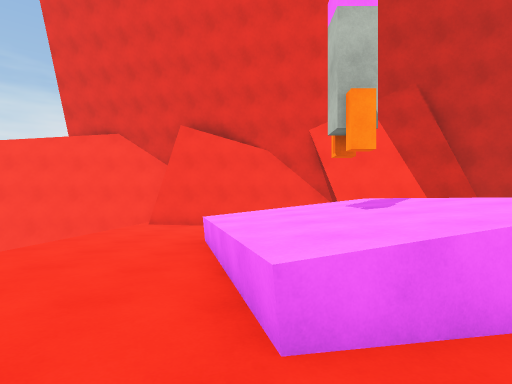
[1] (above)

12 first-person views from a walk through a Unity game level. The camera is 1.5 m above the floor, looks level and sees 80° across. The floor is counted in squares, 2 m on a side. Each view is taken from the middle of a square. On the plan, view 1 faces up. The plan holds only what a view shows up to about 10 squares ahead; the rest is blank. The place goes on beyond the plan. The player character is not drawn.

[2]
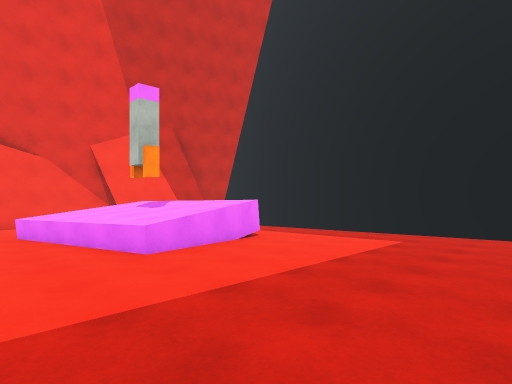

[3]
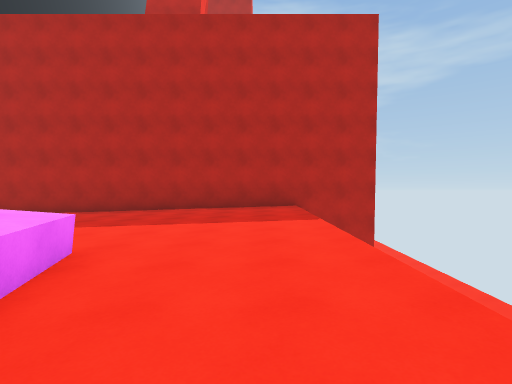

[4]
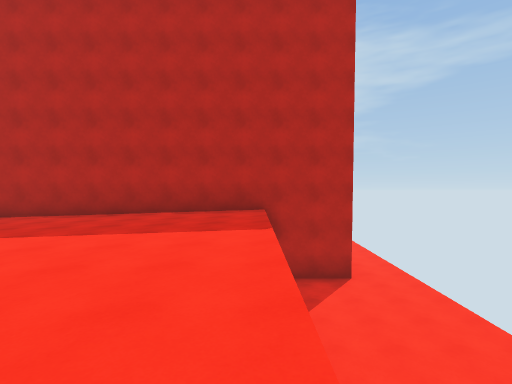

[5]
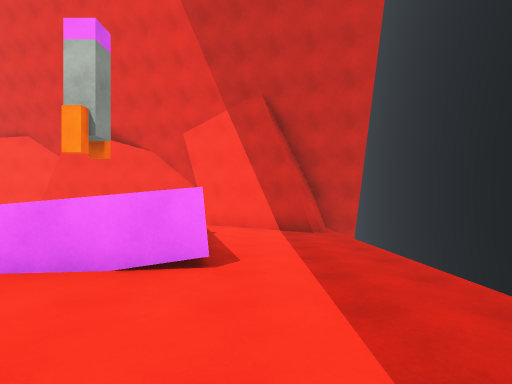

[6]
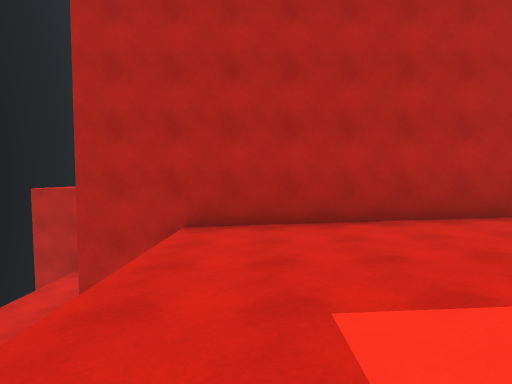

[7]
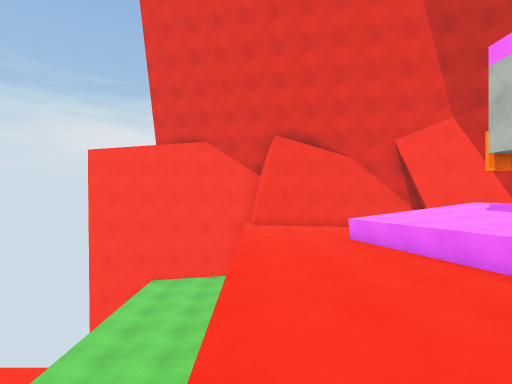

[8]
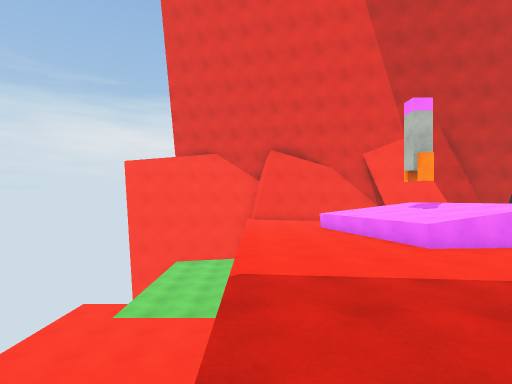

[9]
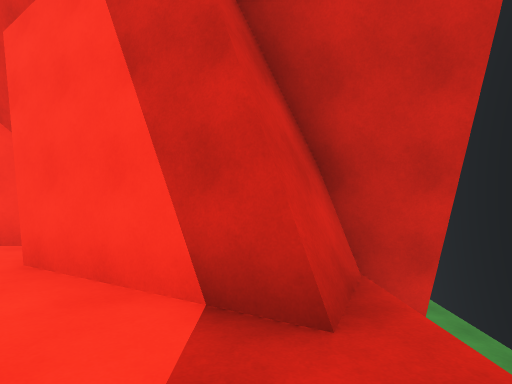

[10]
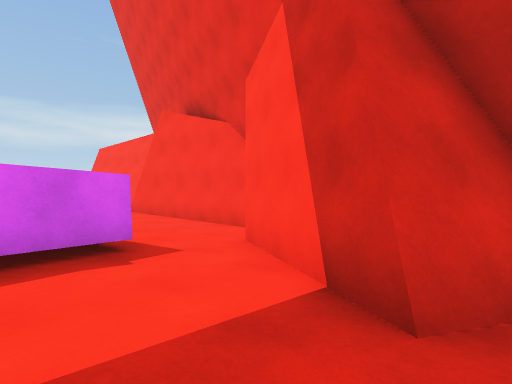

[11]
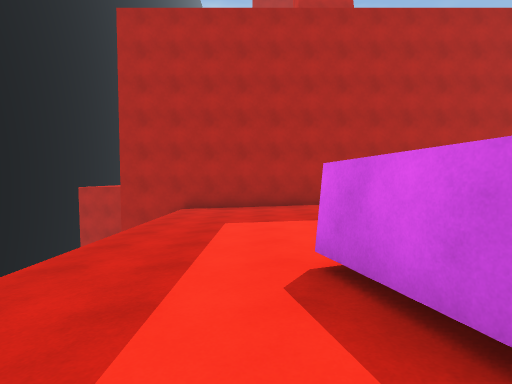

[12]
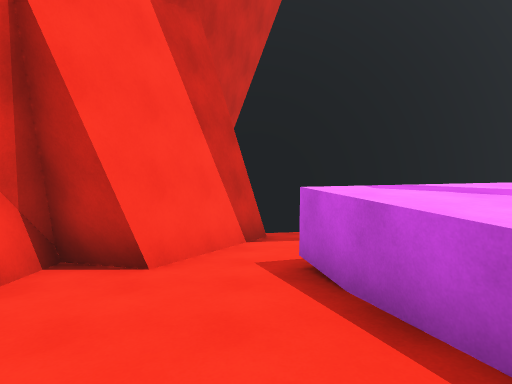

### Floor plan
Key: @ floor where view 1 was taken; # wall or solid block; . main floor; : floor 0.25 m higher than the main floor; - floor 0.25 m lower than the main floor; + floor 0.5 m higher than the main floor; _ floor 0.5 m lower than the main floor; < floor 0.75 m lower than the main floor; / step, stairs or slope; ^ raised ledge; v drop or lower ground.
Columns run from 6 left of view 1 to 9 right of it. Each row starts with its distance up from view 1.
 11                v
 10 #### #####    vv
  9 vvv###/<<#  ##vv
  8 vvv-____<####v
  7 vvv--____<<#<
  6 vvv---^^^_<<<
  5 vvv--^^^^__<<
  4 vvv.--^^^^__<
  3 vvv..-^^^^___
  2 vvv...^^^#-__
  1 vvv....-----_
  0 vvv:..@..----
 -1 vvv:::....---
 -2 vvv::::....--
 -3 vvv+::::....-
 -4 vvv++::::....vvv
 -5 v##############v
 -6 v              v

Where each view was taken, in squares from view 1:
view 1: 0 up, 0 right, facing up
view 2: 3 down, 2 left, facing up-right
view 3: 5 up, 2 left, facing down
view 4: 4 up, 3 left, facing down
view 5: 1 down, 4 right, facing up
view 6: 1 up, 5 right, facing down
view 7: 1 down, 3 left, facing up
view 8: 4 down, 3 left, facing up
view 9: 5 up, 5 right, facing up
view 10: 5 up, 6 right, facing up-left
view 11: 5 up, 4 right, facing down
view 12: 7 up, 1 left, facing right
